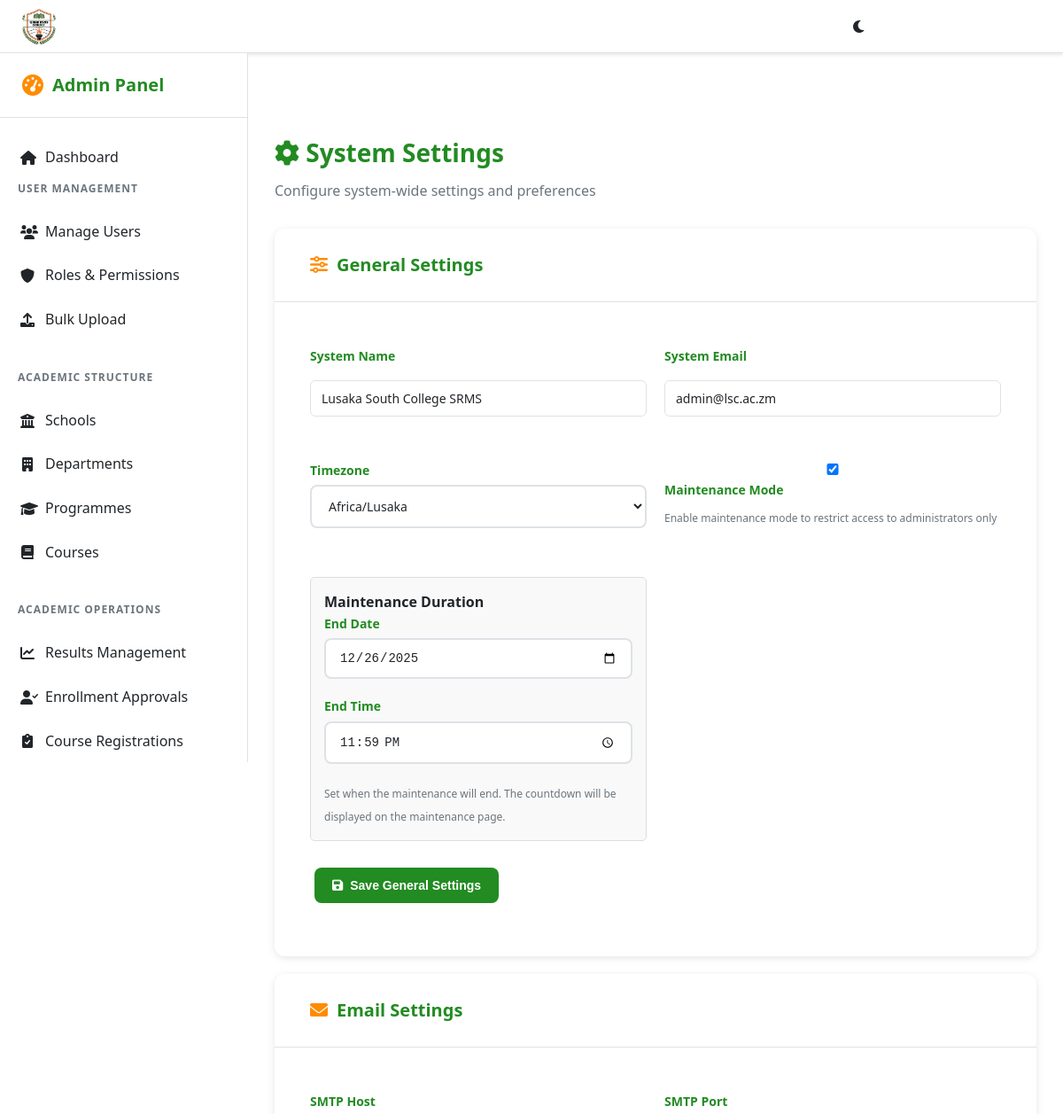
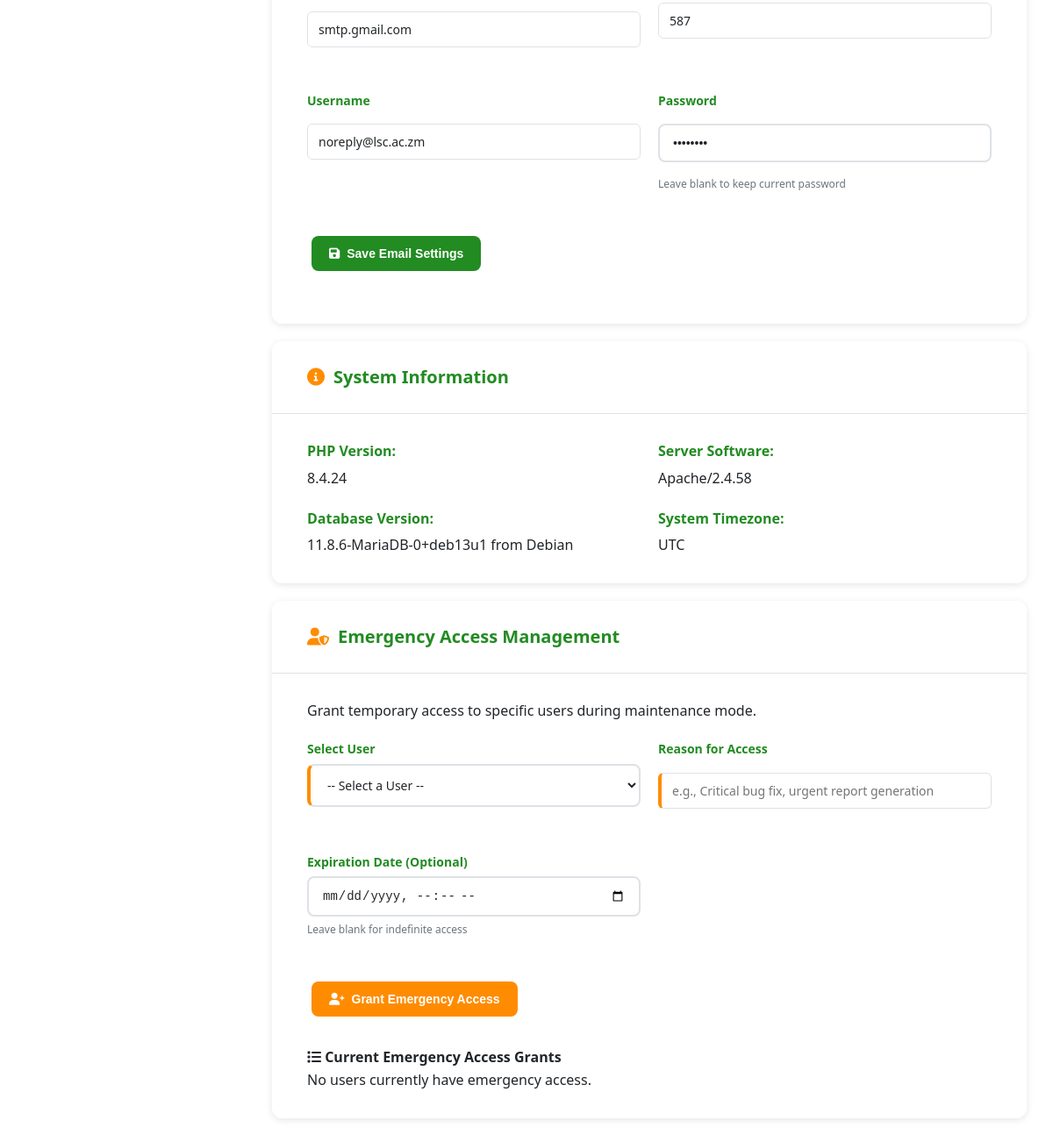
The app's page /admin/settings (signed in) with its own data (2 pictures, top to bottom).
### tables this page shows
CREATE TABLE system_settings (
  id INT AUTO_INCREMENT PRIMARY KEY,
  setting_key VARCHAR(100) UNIQUE NOT NULL,
  setting_value TEXT,
  created_at TIMESTAMP DEFAULT CURRENT_TIMESTAMP,
  updated_at TIMESTAMP DEFAULT CURRENT_TIMESTAMP ON UPDATE CURRENT_TIMESTAMP
);

### admin/settings.php (the view, shortened to what this page needs)
<?php
require_once '../auth.php';
try {
    $pdo->exec("CREATE TABLE IF NOT EXISTS system_settings (
        id INT AUTO_INCREMENT PRIMARY KEY,
        setting_key VARCHAR(100) UNIQUE NOT NULL,
        setting_value TEXT,
        created_at TIMESTAMP DEFAULT CURRENT_TIMESTAMP,
        updated_at TIMESTAMP DEFAULT CURRENT_TIMESTAMP ON UPDATE CURRENT_TIMESTAMP
    )");
} catch (Exception $e) {
}
$stmt = $pdo->prepare("SELECT ap.full_name, ap.staff_id FROM admin_profile ap WHERE ap.user_id = ?");
$stmt->execute([currentUserId()]);
$admin = $stmt->fetch();
function getSetting($key, $default = null) {
    global $pdo;
    try {
        $stmt = $pdo->prepare("SELECT setting_value FROM system_settings WHERE setting_key = ?");
        $stmt->execute([$key]);
        $result = $stmt->fetch();
        return $result ? $result['setting_value'] : $default;
    } catch (Exception $e) {
        return $default;
    }
}
$system_name = getSetting('system_name', 'Lusaka South College SRMS');
$system_email = getSetting('system_email', 'admin@lsc.ac.zm');
$timezone = getSetting('timezone', 'Africa/Lusaka');
$maintenance_mode = getSetting('maintenance_mode', '0') === '1';
$maintenance_end_time = getSetting('maintenance_end_time', '');
$email_host = getSetting('email_host', 'smtp.gmail.com');
$email_port = getSetting('email_port', '587');
$email_username = getSetting('email_username', 'noreply@lsc.ac.zm');
$email_password = '********';
$emergency_access_users = [];
try {
    $stmt = $pdo->query("SELECT mea.*, u.username, u.email,
                         COALESCE(ap.full_name, sp.full_name, stp.full_name, u.username) as full_name,
                         CONCAT(r.name, ' (Granted by: ', admin_ap.full_name, ')') as role_info
                         FROM maintenance_emergency_access mea
                         JOIN users u ON mea.user_id = u.id
                         LEFT JOIN admin_profile ap ON u.id = ap.user_id
                         LEFT JOIN staff_profile sp ON u.id = sp.user_id
                         LEFT JOIN student_profile stp ON u.id = stp.user_id
                         LEFT JOIN user_roles ur ON u.id = ur.user_id
                         LEFT JOIN roles r ON ur.role_id = r.id
                         LEFT JOIN admin_profile admin_ap ON mea.granted_by = admin_ap.user_id
                         ORDER BY mea.granted_at DESC");
    $emergency_access_users = $stmt->fetchAll();
} catch (Exception $e) {
    $emergency_access_users = [];
}
?>
<!DOCTYPE html>
<html lang="en">
<head>
    <link rel="stylesheet" href="../assets/css/style.css">
    <link rel="stylesheet" href="../assets/css/admin-dashboard.css">
    <link href="https://cdnjs.cloudflare.com/ajax/libs/font-awesome/6.0.0/css/all.min.css" rel="stylesheet">
</head>
<body class="admin-layout" data-theme="light">
    <nav class="top-nav">
        <div class="nav-left">
            <div class="logo-container">
                <img src="../assets/images/lsc-logo.png" alt="LSC Logo" class="logo" onerror="this.style.display='none'">
                <span class="logo-text">LSC SRMS</span>
            </div>
        </div>
        <div class="nav-right">
            <div class="user-info">
                <span class="welcome-text">Welcome, <?php echo htmlspecialchars($admin['full_name'] ?? 'Administrator'); ?></span>
                <span class="staff-id">(<?php echo htmlspecialchars($admin['staff_id'] ?? 'N/A'); ?>)</span>
            </div>
            <div class="nav-actions">
                <button class="theme-toggle" onclick="toggleTheme()" title="Toggle Theme">
                    <i class="fas fa-moon" id="theme-icon"></i>
                </button>
                <div class="dropdown">
                    <button class="profile-btn" onclick="toggleDropdown()">
                        <i class="fas fa-user-circle"></i>
                        <i class="fas fa-chevron-down"></i>
                    </button>
                </div>
            </div>
        </div>
    </nav>
    <aside class="sidebar" id="sidebar">
        <div class="sidebar-header">
            <h3><i class="fas fa-tachometer-alt"></i> Admin Panel</h3>
        </div>
        <nav class="sidebar-nav">
            <a href="dashboard.php" class="nav-item">
                <i class="fas fa-home"></i>
                <span>Dashboard</span>
            </a>
            <div class="nav-section">
                <h4>User Management</h4>
                <a href="manage_users.php" class="nav-item">
                    <i class="fas fa-users"></i>
                    <span>Manage Users</span>
                </a>
                <a href="manage_roles.php" class="nav-item">
                    <i class="fas fa-shield-alt"></i>
                    <span>Roles & Permissions</span>
                </a>
                <a href="upload_users.php" class="nav-item">
                    <i class="fas fa-upload"></i>
                    <span>Bulk Upload</span>
                </a>
            </div>
            <div class="nav-section">
                <h4>Academic Structure</h4>
                <a href="manage_schools.php" class="nav-item">
                    <i class="fas fa-university"></i>
                    <span>Schools</span>
                </a>
                <a href="manage_departments.php" class="nav-item">
                    <i class="fas fa-building"></i>
                    <span>Departments</span>
                </a>
                <a href="manage_programmes.php" class="nav-item">
                    <i class="fas fa-graduation-cap"></i>
                    <span>Programmes</span>
                </a>
                <a href="manage_courses.php" class="nav-item">
                    <i class="fas fa-book"></i>
                    <span>Courses</span>
                </a>
            </div>
            <div class="nav-section">
                <h4>Academic Operations</h4>
                <a href="manage_results.php" class="nav-item">
                    <i class="fas fa-chart-line"></i>
                    <span>Results Management</span>
                </a>
                <a href="enrollment_approvals.php" class="nav-item">
                    <i class="fas fa-user-check"></i>
                    <span>Enrollment Approvals</span>
                </a>
                <a href="course_registrations.php" class="nav-item">
                    <i class="fas fa-clipboard-check"></i>
                    <span>Course Registrations</span>
                </a>
            </div>
        </nav>
    </aside>
    <main class="main-content">
        <div class="content-header">
            <h1><i class="fas fa-cog"></i> System Settings</h1>
            <p>Configure system-wide settings and preferences</p>
        </div>
        <div class="data-panel">
            <div class="panel-header">
                <h3><i class="fas fa-sliders-h"></i> General Settings</h3>
            </div>
            <div class="panel-content">
                <form method="POST">
                    <div class="form-grid">
                        <div class="form-group">
                            <label for="system_name">System Name</label>
                            <input type="text" id="system_name" name="system_name" value="<?php echo htmlspecialchars($system_name); ?>" class="form-control">
                        </div>
                        <div class="form-group">
                            <label for="system_email">System Email</label>
                            <input type="email" id="system_email" name="system_email" value="<?php echo htmlspecialchars($system_email); ?>" class="form-control">
                        </div>
                        <div class="form-group">
                            <label for="timezone">Timezone</label>
                            <select id="timezone" name="timezone" class="form-control">
                                <option value="Africa/Lusaka" <?php echo ($timezone == 'Africa/Lusaka') ? 'selected' : ''; ?>>Africa/Lusaka</option>
                            </select>
                        </div>
                        <div class="form-group">
                            <label for="maintenance_mode">
                                <input type="checkbox" id="maintenance_mode" name="maintenance_mode" <?php echo $maintenance_mode ? 'checked' : ''; ?> onchange="toggleMaintenanceOptions()">
                                Maintenance Mode
                            </label>
                            <small class="form-text">Enable maintenance mode to restrict access to administrators only</small>
                        </div>
                        <div id="maintenance-options" style="display: <?php echo $maintenance_mode ? 'block' : 'none'; ?>; margin-top: 15px; padding: 15px; border: 1px solid #ddd; border-radius: 5px; background-color: #f9f9f9;">
                            <h4>Maintenance Duration</h4>
                            <div class="form-group">
                                <label for="maintenance_end_date">End Date</label>
                                <input type="date" id="maintenance_end_date" name="maintenance_end_date" value="<?php echo date('Y-m-d', strtotime($maintenance_end_time ?: '+2 days')); ?>" class="form-control" <?php echo $maintenance_mode ? '' : 'disabled'; ?>>
                            </div>
                            <div class="form-group">
                                <label for="maintenance_end_time">End Time</label>
                                <input type="time" id="maintenance_end_time" name="maintenance_end_time" value="<?php echo date('H:i', strtotime($maintenance_end_time ?: '23:59')); ?>" class="form-control" <?php echo $maintenance_mode ? '' : 'disabled'; ?>>
                            </div>
                            <small class="form-text">Set when the maintenance will end. The countdown will be displayed on the maintenance page.</small>
                        </div>
                    </div>
                    <button type="submit" class="btn btn-primary"><i class="fas fa-save"></i> Save General Settings</button>
                </form>
            </div>
        </div>
        <div class="data-panel">
            <div class="panel-header">
                <h3><i class="fas fa-envelope"></i> Email Settings</h3>
            </div>
            <div class="panel-content">
                <form method="POST">
                    <div class="form-grid">
                        <div class="form-group">
                            <label for="email_host">SMTP Host</label>
                            <input type="text" id="email_host" name="email_host" value="<?php echo htmlspecialchars($email_host); ?>" class="form-control">
                        </div>
                        <div class="form-group">
                            <label for="email_port">SMTP Port</label>
                            <input type="number" id="email_port" name="email_port" value="<?php echo htmlspecialchars($email_port); ?>" class="form-control">
                        </div>
                        <div class="form-group">
                            <label for="email_username">Username</label>
                            <input type="text" id="email_username" name="email_username" value="<?php echo htmlspecialchars($email_username); ?>" class="form-control">
                        </div>
                        <div class="form-group">
                            <label for="email_password">Password</label>
                            <input type="password" id="email_password" name="email_password" value="<?php echo htmlspecialchars($email_password); ?>" class="form-control">
                            <small class="form-text">Leave blank to keep current password</small>
                        </div>
                    </div>
                    <button type="submit" class="btn btn-primary"><i class="fas fa-save"></i> Save Email Settings</button>
                </form>
            </div>
        </div>
        <div class="data-panel">
            <div class="panel-header">
                <h3><i class="fas fa-info-circle"></i> System Information</h3>
            </div>
            <div class="panel-content">
                <div class="info-grid">
                    <div class="info-item">
                        <label>PHP Version:</label>
                        <span><?php echo phpversion(); ?></span>
                    </div>
                    <div class="info-item">
                        <label>Server Software:</label>
                        <span><?php echo $_SERVER['SERVER_SOFTWARE'] ?? 'N/A'; ?></span>
                    </div>
                    <div class="info-item">
                        <label>Database Version:</label>
                        <span>
                            <?php
                            try {
                                $stmt = $pdo->query("SELECT VERSION()");
                                echo $stmt->fetchColumn();
                            } catch (Exception $e) {
                                echo 'N/A';
                            }
                            ?>
                        </span>
                    </div>
                    <div class="info-item">
                        <label>System Timezone:</label>
                        <span><?php echo date_default_timezone_get(); ?></span>
                    </div>
                </div>
            </div>
        </div>
        <div class="data-panel">
            <div class="panel-header">
                <h3><i class="fas fa-user-shield"></i> Emergency Access Management</h3>
            </div>
            <div class="panel-content">
                <p>Grant temporary access to specific users during maintenance mode.</p>
                <form method="POST" class="mb-4">
                    <div class="form-grid">
                        <div class="form-group">
                            <label for="user_id">Select User</label>
                            <select id="user_id" name="user_id" class="form-control" required>
                                <option value="">-- Select a User --</option>
                            </select>
                        </div>
                        <div class="form-group">
                            <label for="reason">Reason for Access</label>
                            <input type="text" id="reason" name="reason" class="form-control" placeholder="e.g., Critical bug fix, urgent report generation" required>
                        </div>
                        <div class="form-group">
                            <label for="expires_at">Expiration Date (Optional)</label>
                            <input type="datetime-local" id="expires_at" name="expires_at" class="form-control">
                            <small class="form-text">Leave blank for indefinite access</small>
                        </div>
                    </div>
                    <button type="submit" class="btn btn-warning"><i class="fas fa-user-plus"></i> Grant Emergency Access</button>
                </form>
                <h4><i class="fas fa-list"></i> Current Emergency Access Grants</h4>
                <?php if (empty($emergency_access_users)): ?>
                    <p>No users currently have emergency access.</p>
                <?php endif; ?>
            </div>
        </div>
    </main>
</body>
</html>

### records on screen
system_settings: system_name "Lusaka South College SRMS"
system_settings: system_email "admin@lsc.ac.zm"
system_settings: timezone "Africa/Lusaka"
system_settings: setting_value "☑"
system_settings: maintenance_end_date "12/26/2025", maintenance_end_time "23:59"

### other values on screen
phpversion() "8.4.24"
$_SERVER['SERVER_SOFTWARE'] "Apache/2.4.58"
$stmt->fetchColumn() "11.8.6-MariaDB-0+deb13u1 from Debian"
date_default_timezone_get() "UTC"
